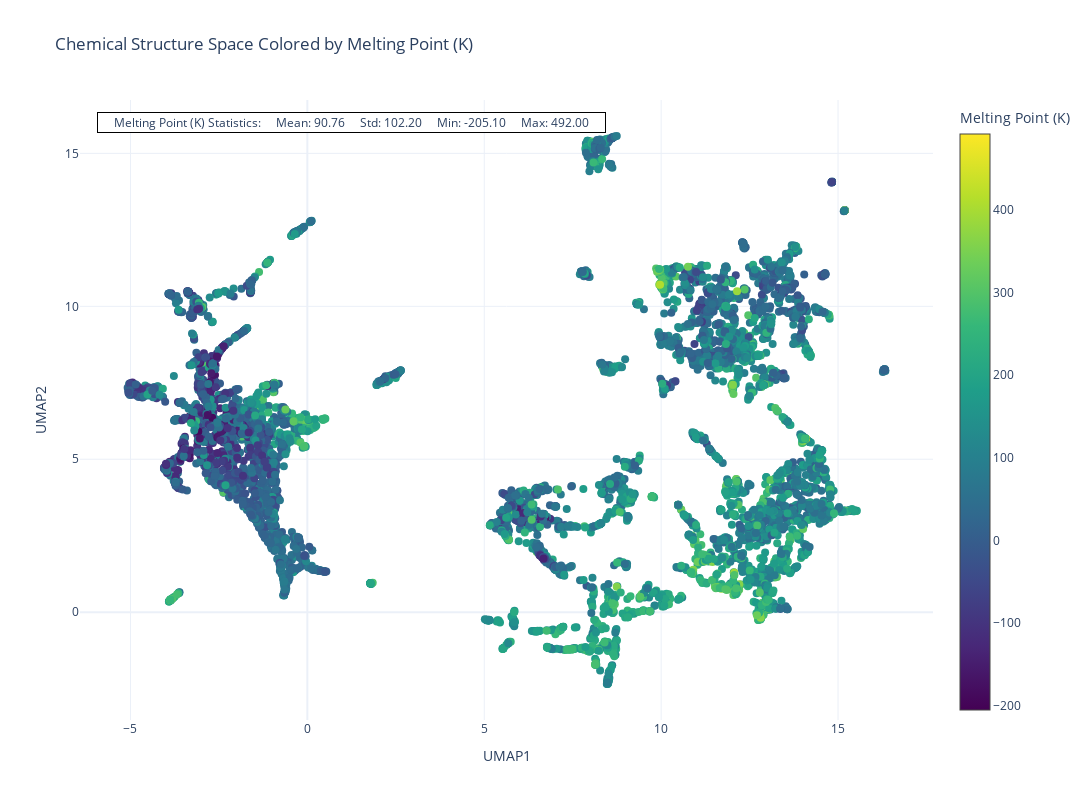

Source (notebook cell):
### Code cell
def compute_umap(ind: int):
    embeddings = 'mol2vec'
    property_name = property_names[ind]
    property_unit = property_units[ind]
    title = titles[ind]
    property_name_with_unit = f'{property_name} ({property_unit})'
    print(property_name_with_unit, title)

    current_dir = processed_data_dirs[ind]
    fname = current_dir.name.replace('_processed_data', '')
    csv_file = current_dir.parent / f'{fname}.csv'
    print(csv_file.exists(), csv_file.name)

    df = pd.read_csv(csv_file)
    smiles_list = df['SMILES'].to_list()
    print(len(smiles_list), 'smiles')

    vec_dir = current_dir / f'embedded_vectors/processed_{embeddings}_embeddings'
    print(vec_dir.exists(), vec_dir.name)

    X = np.load(vec_dir / 'processed.X.npy', allow_pickle=True)
    y = np.load(vec_dir / 'processed.y.npy', allow_pickle=True)
    print(X.shape, y.shape)


    # Scale embeddings
    print("Scaling embeddings...")
    scaler = StandardScaler()
    scaled_embeddings = scaler.fit_transform(X)

    # Perform UMAP
    print("Performing UMAP...")

    n_neighbors = 15
    min_dist = 0.1
    n_components = 2

    reducer = umap.UMAP(
        n_neighbors=n_neighbors,
        min_dist=min_dist,
        n_components=n_components,
        n_jobs=-1,
        # random_state=random_state
    )
        
    reduced_embeddings = reducer.fit_transform(scaled_embeddings)
    print(reduced_embeddings.shape)

    cluster_eps: float = 0.5
    cluster_min_samples: int = 5

    print("Analyzing chemical clusters...")
    analyzer = ChemicalClusterAnalyzer()
    labels, cluster_analysis = analyzer.analyze_cluster_chemistry(
        reduced_embeddings,
        smiles_list,
        eps=cluster_eps,
        min_samples=cluster_min_samples
    )
    
    return reduced_embeddings, labels, cluster_analysis, y, smiles_list, property_name_with_unit, property_name, fname

ind = 0
for ind in tqdm(range(0, 5)):
    print(f'Processing {ind}')
    reduced_embeddings, labels, cluster_analysis, y, smiles_list, property_name_with_unit, property_name, fname = compute_umap(ind)
    fig = plot_figure(
        reduced_embeddings=reduced_embeddings,
        labels=labels,
        y=y,
        smiles_list=smiles_list,
        property_name_with_unit=property_name_with_unit,
        property_name=property_name,
        fname=fname,
        # save=True
    )
    # fig.show()

### Figure 1 — Plotly figure (JSON) as saved in the notebook; plotly's stock layout.template omitted (floating-point values rounded to 4 significant figures; data arrays with more than 128 entries replaced by an {"elided": "..."} marker saying what was removed)
{"data": [{"hoverinfo": "text", "marker": {"color": {"elided": "7476 float values"}, "colorbar": {"title": {"text": "Melting Point (K)"}}, "colorscale": [[0, "#440154"], [0.1111, "#482878"], [0.2222, "#3e4989"], [0.3333, "#31688e"], [0.4444, "#26828e"], [0.5556, "#1f9e89"], [0.6667, "#35b779"], [0.7778, "#6ece58"], [0.8889, "#b5de2b"], [1, "#fde725"]], "showscale": true, "size": 8}, "mode": "markers", "text": {"elided": "7476 str values"}, "type": "scatter", "x": {"elided": "7476 float values"}, "y": {"elided": "7476 float values"}}], "layout": {"annotations": [{"align": "left", "bgcolor": "white", "bordercolor": "black", "borderwidth": 1, "font": {"size": 12}, "showarrow": false, "text": "\n    Melting Point (K) Statistics:\n    Mean: 90.76\n    Std: 102.20\n    Min: -205.10\n    Max: 492.00\n    ", "x": 0.02, "xref": "paper", "y": 0.98, "yref": "paper"}], "height": 800, "hovermode": "closest", "showlegend": false, "title": {"text": "Chemical Structure Space Colored by Melting Point (K)"}, "width": 1200, "xaxis": {"title": {"text": "UMAP1"}}, "yaxis": {"title": {"text": "UMAP2"}}}}
